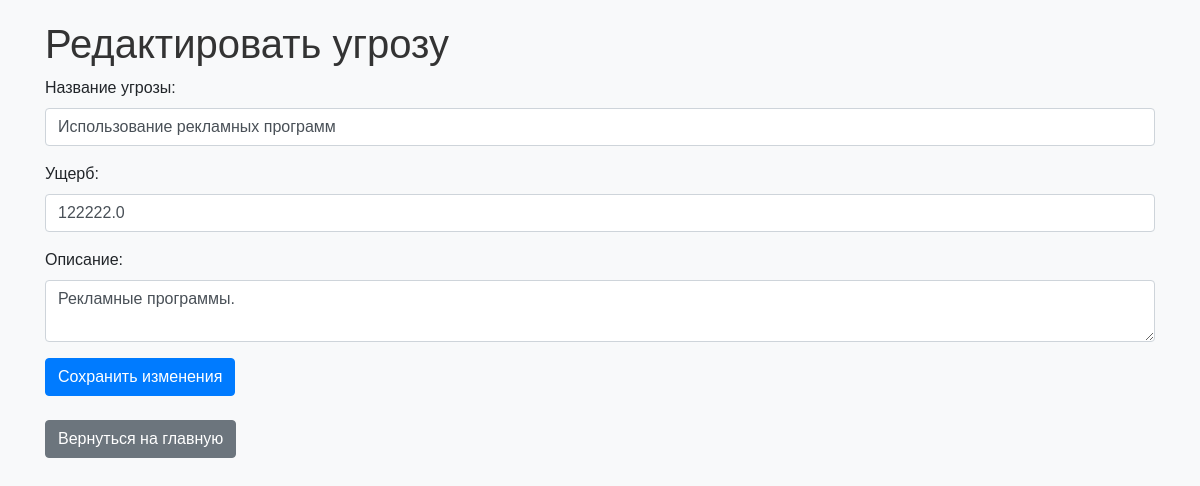
The app's page /edit_threat/3 with its own data.
### app/models.py (models this page shows)
class Threat(db.Model):
    id = db.Column(db.Integer, primary_key=True)
    name = db.Column(db.String(50), nullable=False)
    damage = db.Column(db.Float, nullable=False)
    description = db.Column(db.Text, nullable=True)

### app/routes.py (the view, shortened to what this page needs)
@app.route('/edit_threat/<int:id>', methods=['GET', 'POST'])
def edit_threat(id):
    threat = Threat.query.get_or_404(id)
    return render_template('edit_threat.html', threat=threat)

### app/templates/edit_threat.html (shortened to what this page needs)
<!DOCTYPE html>
<html>
<head>
    <link rel="stylesheet" href="https://stackpath.bootstrapcdn.com/bootstrap/4.3.1/css/bootstrap.min.css">
    <link rel="stylesheet" href="{{ url_for('static', filename='styles.css') }}">
</head>
<body>
    <div class="container">
        <h1>Редактировать угрозу</h1>
        <form action="{{ url_for('edit_threat', id=threat.id) }}" method="post">
            <div class="form-group">
                <label for="name">Название угрозы:</label>
                <input class="form-control" type="text" id="name" name="name" value="{{ threat.name }}">
            </div>
            <div class="form-group">
                <label for="damage">Ущерб:</label>
                <input class="form-control" type="text" id="damage" name="damage" value="{{ threat.damage }}">
            </div>
            <div class="form-group">
                <label for="description">Описание:</label>
                <textarea class="form-control" id="description" name="description">{{ threat.description }}</textarea>
            </div>
            <button class="btn btn-primary" type="submit">Сохранить изменения</button>
        </form>
        <br>
        <a class="btn btn-secondary" href="/">Вернуться на главную</a>
    </div>
</body>
</html>

### app/static/styles.css (style rules this page uses)
body { background-color: #f8f9fa; font-family: 'Arial', sans-serif; }
.container { margin-top: 20px; }
h1, h2, h5 { color: #333; }
.btn-secondary { background-color: #6c757d; border-color: #6c757d; }

### records on screen
Threat: name "Использование рекламных программ", damage "122222.0", description "Рекламные программы."
